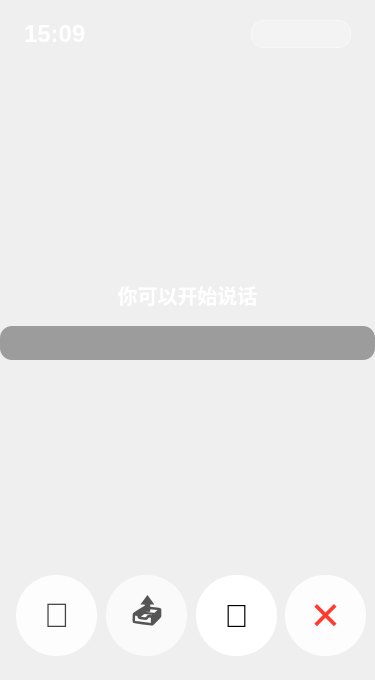
<?xml version="1.0" encoding="UTF-8"?>
<ui version="4.0">
 <class>MainWindow</class>
 <widget class="QMainWindow" name="MainWindow">
  <property name="geometry">
   <rect>
    <x>0</x>
    <y>0</y>
    <width>375</width>
    <height>680</height>
   </rect>
  </property>
  <property name="minimumSize">
   <size>
    <width>375</width>
    <height>680</height>
   </size>
  </property>
  <property name="maximumSize">
   <size>
    <width>375</width>
    <height>680</height>
   </size>
  </property>
  <property name="windowTitle">
   <string>BntechEyeFriend</string>
  </property>
  <property name="styleSheet">
   <string notr="true">QMainWindow {
  background: qlineargradient(x1:0, y1:0, x2:0, y2:1,
    stop:0 #F0F0F0, stop:1 #E8E8E8);
  border-radius: 24px;
}
#centralWidget, #overlay, #statusBar, #centerArea, #bottomArea {
  background: transparent;
}
#timeLabel {
  color: #FFFFFF;
  font-family: 'Inter', -apple-system, sans-serif;
  font-size: 24px;
  font-weight: 500;
}
#voiceHintLabel {
  color: #FFFFFF;
  font-family: 'Inter', -apple-system, sans-serif;
  font-size: 20px;
  font-weight: 500;
}
#transcriptionLabel {
  color: #FFFFFF;
  font-family: 'Inter', -apple-system, sans-serif;
  font-size: 16px;
  font-weight: 400;
  background: rgba(0,0,0,0.35);
  border-radius: 12px;
  padding: 8px 12px;
}
/* === 底部 4 个圆形按钮 (对应 docs/gui.html L85-113) === */
QPushButton#micButton, QPushButton#sendButton,
QPushButton#videoButton, QPushButton#endCallButton {
  border: none;
  border-radius: 40px;
  font-weight: bold;
}
/* 按钮 1: 麦克风 (默认态) - bg-white/90 */
QPushButton#micButton {
  background: rgba(255,255,255,0.90);
  color: #444444;
  font-size: 34px;
}
QPushButton#micButton:hover { background: rgba(255,255,255,1.0); }
/* 按钮 1: 麦克风激活态 (绿色) */
QPushButton#micButton:checked {
  background: #4CAF50;
  color: #FFFFFF;
  font-size: 30px;
}
QPushButton#micButton:checked:hover { background: #5DBE61; }
/* 按钮 2: 发送/上传 - bg-white/70 */
QPushButton#sendButton {
  background: rgba(255,255,255,0.70);
  color: #555555;
  font-size: 30px;
}
QPushButton#sendButton:hover { background: rgba(255,255,255,0.85); }
QPushButton#sendButton:pressed { background: rgba(255,255,255,0.95); color: #333333; }
/* 按钮 3: 视频通话 (默认态) - bg-white */
QPushButton#videoButton {
  background: #FFFFFF;
  color: #000000;
  font-size: 32px;
}
QPushButton#videoButton:hover { background: rgba(255,255,255,0.92); }
/* 按钮 3: 视频通话激活态 (红色录制中) */
QPushButton#videoButton:checked {
  background: #FF3B30;
  color: #FFFFFF;
  font-size: 22px;
}
QPushButton#videoButton:checked:hover { background: #FF5147; }
/* 按钮 4: 结束通话 - bg-white/90, 红色 X */
QPushButton#endCallButton {
  background: rgba(255,255,255,0.90);
  color: #FF3B30;
  font-size: 38px;
}
QPushButton#endCallButton:hover { background: rgba(255,255,255,1.0); }
</string>
  </property>
  <widget class="QWidget" name="centralWidget">
   <layout class="QGridLayout" name="rootLayout">
    <property name="leftMargin"><number>0</number></property>
    <property name="topMargin"><number>0</number></property>
    <property name="rightMargin"><number>0</number></property>
    <property name="bottomMargin"><number>0</number></property>
    <property name="spacing"><number>0</number></property>
    <!-- 摄像头实时画面背景: 占满整个网格 -->
    <item row="0" column="0">
     <widget class="CameraWidget" name="cameraWidget" native="true"/>
    </item>
    <!-- 覆盖层 overlay: 位于摄像头之上, 承载状态栏 / 中部 / 底部 控件 -->
    <item row="0" column="0">
     <widget class="QWidget" name="overlay" native="true">
      <layout class="QVBoxLayout" name="overlayLayout">
       <property name="leftMargin"><number>0</number></property>
       <property name="topMargin"><number>0</number></property>
       <property name="rightMargin"><number>0</number></property>
       <property name="bottomMargin"><number>0</number></property>
       <property name="spacing"><number>0</number></property>
       <!-- ===== 顶部状态栏 ===== -->
       <item>
        <widget class="QWidget" name="statusBar" native="true">
         <property name="minimumSize"><size><width>0</width><height>56</height></size></property>
         <property name="maximumSize"><size><width>16777215</width><height>56</height></size></property>
         <layout class="QHBoxLayout" name="statusLayout">
          <property name="leftMargin"><number>24</number></property>
          <property name="topMargin"><number>16</number></property>
          <property name="rightMargin"><number>24</number></property>
          <property name="bottomMargin"><number>4</number></property>
          <item>
           <widget class="QLabel" name="timeLabel">
            <property name="text"><string>15:09</string></property>
           </widget>
          </item>
          <item>
           <spacer name="statusSpacer">
            <property name="orientation"><enum>Qt::Horizontal</enum></property>
            <property name="sizeHint" stdset="0"><size><width>40</width><height>20</height></size></property>
           </spacer>
          </item>
          <item>
           <widget class="QComboBox" name="cameraComboBox">
            <property name="minimumSize">
             <size>
              <width>100</width>
              <height>24</height>
             </size>
            </property>
            <property name="maximumSize">
             <size>
              <width>160</width>
              <height>28</height>
             </size>
            </property>
            <property name="styleSheet">
             <string notr="true">QComboBox {
  background: rgba(255,255,255,0.25);
  color: #FFFFFF;
  border: 1px solid rgba(255,255,255,0.4);
  border-radius: 12px;
  padding-left: 8px;
  font-family: 'Inter', sans-serif;
  font-size: 12px;
}
QComboBox::drop-down {
  border: none;
  width: 20px;
}
QComboBox::down-arrow {
  image: none;
  border-left: 4px solid transparent;
  border-right: 4px solid transparent;
  border-top: 5px solid #FFFFFF;
  width: 0px;
  height: 0px;
}
QComboBox QAbstractItemView {
  background: #2C2C2C;
  color: #FFFFFF;
  border: 1px solid rgba(255,255,255,0.3);
  border-radius: 8px;
  selection-background-color: #4CAF50;
  padding: 4px;
}</string>
            </property>
           </widget>
          </item>
         </layout>
        </widget>
       </item>
       <!-- 顶部到中部的弹性空间 -->
       <item>
        <spacer name="topSpacer">
         <property name="orientation"><enum>Qt::Vertical</enum></property>
         <property name="sizeHint" stdset="0"><size><width>20</width><height>40</height></size></property>
        </spacer>
       </item>
       <!-- ===== 中部语音状态区 (脉冲圆点 + 提示文字) ===== -->
       <item>
        <widget class="QWidget" name="centerArea" native="true">
         <layout class="QVBoxLayout" name="centerLayout">
          <property name="leftMargin"><number>0</number></property>
          <property name="topMargin"><number>0</number></property>
          <property name="rightMargin"><number>0</number></property>
          <property name="bottomMargin"><number>0</number></property>
          <property name="spacing"><number>16</number></property>
          <item alignment="Qt::AlignHCenter">
           <widget class="PulseDots" name="pulseDots" native="true"/>
          </item>
          <item>
           <widget class="QLabel" name="voiceHintLabel">
            <property name="text"><string>你可以开始说话</string></property>
            <property name="alignment"><set>Qt::AlignCenter</set></property>
           </widget>
          </item>
          <item>
           <widget class="QLabel" name="transcriptionLabel">
            <property name="text"><string/></property>
            <property name="alignment"><set>Qt::AlignCenter</set></property>
            <property name="wordWrap"><bool>true</bool></property>
            <property name="visible"><bool>false</bool></property>
           </widget>
          </item>
         </layout>
        </widget>
       </item>
       <!-- 中部到底部的弹性空间 -->
       <item>
        <spacer name="bottomSpacer">
         <property name="orientation"><enum>Qt::Vertical</enum></property>
         <property name="sizeHint" stdset="0"><size><width>20</width><height>40</height></size></property>
        </spacer>
       </item>
       <!-- ===== 底部四个圆形按钮 (麦克风 / 发送 / 视频 / 结束通话) ===== -->
       <item>
        <widget class="QWidget" name="bottomArea" native="true">
         <layout class="QHBoxLayout" name="bottomButtonLayout">
          <property name="leftMargin"><number>16</number></property>
          <property name="topMargin"><number>8</number></property>
          <property name="rightMargin"><number>16</number></property>
          <property name="bottomMargin"><number>24</number></property>
          <property name="spacing"><number>16</number></property>
          <item>
           <spacer name="btnLeftSpacer">
            <property name="orientation"><enum>Qt::Horizontal</enum></property>
            <property name="sizeHint" stdset="0"><size><width>20</width><height>20</height></size></property>
           </spacer>
          </item>
          <item>
           <widget class="QPushButton" name="micButton">
            <property name="minimumSize"><size><width>81</width><height>81</height></size></property>
            <property name="maximumSize"><size><width>81</width><height>81</height></size></property>
            <property name="cursor"><cursorShape>PointingHandCursor</cursorShape></property>
            <property name="toolTip"><string>麦克风 - 开启/关闭语音输入</string></property>
            <property name="text"><string>🎤</string></property>
            <property name="checkable"><bool>true</bool></property>
           </widget>
          </item>
          <item>
           <widget class="QPushButton" name="sendButton">
            <property name="minimumSize"><size><width>81</width><height>81</height></size></property>
            <property name="maximumSize"><size><width>81</width><height>81</height></size></property>
            <property name="cursor"><cursorShape>PointingHandCursor</cursorShape></property>
            <property name="toolTip"><string>发送 - 上传画面与识别文本</string></property>
            <property name="text"><string>📤</string></property>
           </widget>
          </item>
          <item>
           <widget class="QPushButton" name="videoButton">
            <property name="minimumSize"><size><width>81</width><height>81</height></size></property>
            <property name="maximumSize"><size><width>81</width><height>81</height></size></property>
            <property name="cursor"><cursorShape>PointingHandCursor</cursorShape></property>
            <property name="toolTip"><string>视频通话 - 开启/关闭</string></property>
            <property name="text"><string>🎥</string></property>
            <property name="checkable"><bool>true</bool></property>
           </widget>
          </item>
          <item>
           <widget class="QPushButton" name="endCallButton">
            <property name="minimumSize"><size><width>81</width><height>81</height></size></property>
            <property name="maximumSize"><size><width>81</width><height>81</height></size></property>
            <property name="cursor"><cursorShape>PointingHandCursor</cursorShape></property>
            <property name="toolTip"><string>结束通话</string></property>
            <property name="text"><string>✕</string></property>
           </widget>
          </item>
          <item>
           <spacer name="btnRightSpacer">
            <property name="orientation"><enum>Qt::Horizontal</enum></property>
            <property name="sizeHint" stdset="0"><size><width>20</width><height>20</height></size></property>
           </spacer>
          </item>
         </layout>
        </widget>
       </item>
      </layout>
     </widget>
    </item>
   </layout>
  </widget>
 </widget>
 <!-- ========== 自定义控件提升声明 (uic 会按此引用头文件) ========== -->
 <customwidgets>
  <customwidget>
   <class>CameraWidget</class>
   <extends>QWidget</extends>
   <header>camerawidget.h</header>
   <container>1</container>
  </customwidget>
  <customwidget>
   <class>PulseDots</class>
   <extends>QWidget</extends>
   <header>pulsedots.h</header>
  </customwidget>
 </customwidgets>
 <resources/>
 <connections/>
</ui>
